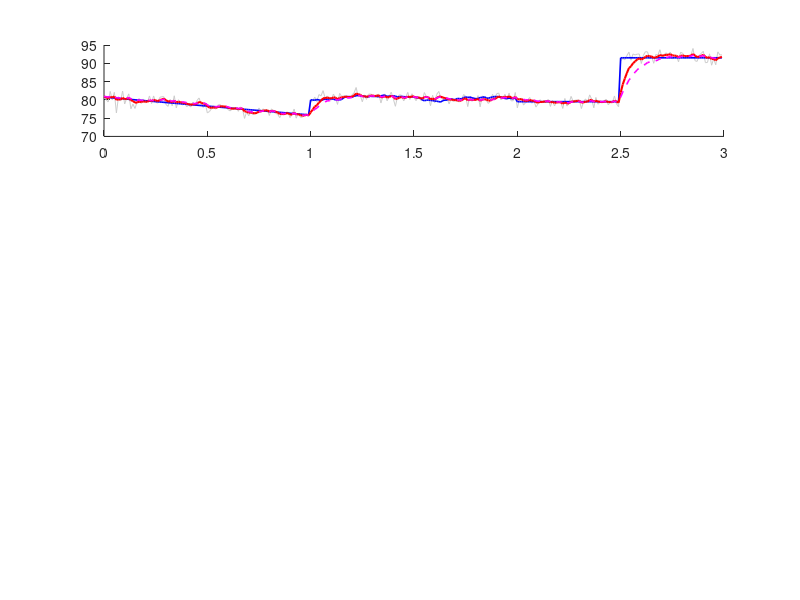

This chart was generated by the following MATLAB code: (Note: this script raises an error after producing the figure.)
% sim_kalman_l2 — 多场景仿真: 功率爬坡跟随 + 快速波动 + 阶跃检测
function sim_kalman_l2()
rng(42);

dt     = 0.010;          % 10ms/frame
T_sim  = 3.0;
N      = floor(T_sim / dt);
t      = (0:N-1)' * dt;

% ---- 场景1: 功率爬坡 (0-1s) ----
% I_rms 从 8A 爬到 30A, B-H效应 L_true 从 82 降到 76 μH
I_ramp = linspace(8, 30, floor(1.0/dt))';
L_ramp_true = 82.5 - 0.22 * I_ramp;    % L vs I 实测关系

% ---- 场景2: 稳态 + 实际扰动 (1-2s) ----
% I=18A 稳定, L 有小幅随机游走 + 偶尔的温度漂移
n2 = floor(1.0/dt);
L_steady_base = 80.0 * ones(n2, 1);
% 随机游走 (模拟负载微调)
rw = cumsum(randn(n2, 1) * 0.15);
% 温度漂移 (慢变)
temp_drift = 1.0 * sin(linspace(0, pi, n2))';
L_steady_true = L_steady_base + rw + temp_drift;
I_steady = 18 * ones(n2, 1);

% ---- 场景3: 阶跃 + 恢复 (2-3s) ----
% t=2.0s: 锅具移除, L +12μH
% t=2.5s: 锅具放回, L -12μH
I_final = 15 * ones(floor(1.0/dt), 1);
L_final_true = 79.5 * ones(floor(1.0/dt), 1);
L_final_true(1:floor(0.5/dt)) = 79.5;       % 正常
L_final_true(floor(0.5/dt)+1:end) = 91.5;   % 移锅 +12

% ---- 拼接 ----
I_seq = [I_ramp; I_steady; I_final];
L_true_all = [L_ramp_true; L_steady_true; L_final_true];
N = length(L_true_all);
t = (0:N-1)' * dt;

% 量测噪声 (I_rms 加权)
R0 = 2.0;
R = R0 ./ (I_seq / 10);
R = max(0.5, min(8.0, R));
noise = randn(N,1) .* sqrt(R);
L_meas = L_true_all + noise;

% ---- 加权 Kalman ----
Q = 0.10;  % 过程噪声 — 匹配 0.2s 量级的烹饪扰动
P_init = 1.0;

x_est = zeros(N,1); P_est = zeros(N,1);
innov = zeros(N,1); K_gain = zeros(N,1);
x = L_meas(1); P = P_init;

for k = 1:N
    x_pred = x;
    P_pred = P + Q;

    innov(k) = L_meas(k) - x_pred;

    K = P_pred / (P_pred + R(k));
    K_gain(k) = K;

    x = x_pred + K * innov(k);
    P = (1 - K) * P_pred;

    x_est(k) = x;
    P_est(k) = P;
end

% ---- EMA 对比 (I_rms 加权 alpha) ----
alpha_base = 0.15;
x_ema = zeros(N,1); x_ema(1) = L_meas(1);
for k = 2:N
    alpha = alpha_base * (I_seq(k) / 18);  % 高电流 → 高 alpha
    alpha = max(0.05, min(0.35, alpha));
    x_ema(k) = x_ema(k-1) + alpha * (L_meas(k) - x_ema(k-1));
end

% ---- 突变检测 ----
% 分段计算阈值 (避免阶跃段污染统计)
innov_std_run = zeros(N,1);
win = 50;  % 滑动窗
detect_thresh = 2.8 * ones(N,1);  % 默认阈值
for k = win:N
    win_data = innov(k-win+1:k);
    % 剔除离群点后算std
    win_q = prctile(abs(win_data), 75);
    win_clean = win_data(abs(win_data) < 3 * win_q);
    if length(win_clean) > 20
        innov_std_run(k) = std(win_clean);
        detect_thresh(k) = 3.5 * innov_std_run(k);
    end
end
detect_thresh = max(detect_thresh, 2.5);  % 最小阈值 2.5 μH

detect_flags = abs(innov) > detect_thresh;
detect_confirmed = zeros(N,1);
for k = 3:N
    if sum(detect_flags(k-2:k)) >= 2
        detect_confirmed(k) = 1;
    end
end

% ---- 统计 ----
err_raw = L_meas - L_true_all;
err_kal = x_est - L_true_all;
err_ema = x_ema - L_true_all;

fprintf('========== 多场景 Kalman ==========\n');
fprintf('全段: RMSE raw=%.2f  kal=%.2f  ema=%.2f μH\n', ...
    rms(err_raw), rms(err_kal), rms(err_ema));

% 爬坡段
seg1 = 1:floor(1.0/dt);
fprintf('爬坡段 (0-1s): RMSE kal=%.3f  ema=%.3f μH, 增益 kal=%.3f\n', ...
    rms(err_kal(seg1)), rms(err_ema(seg1)), mean(K_gain(seg1)));

% 稳态段
seg2_start = floor(1.0/dt)+1; seg2_end = floor(2.0/dt);
fprintf('稳态段 (1-2s): RMSE kal=%.3f  ema=%.3f μH, 增益 kal=%.3f\n', ...
    rms(err_kal(seg2_start:seg2_end)), rms(err_ema(seg2_start:seg2_end)), ...
    mean(K_gain(seg2_start:seg2_end)));

% 阶跃检测
jump1 = floor(2.5/dt);  % 移锅时间点
detect_after_jump = find(detect_confirmed(jump1:end) == 1, 1);
if ~isempty(detect_after_jump)
    fprintf('锅具移除检测延迟: %d ms\n', detect_after_jump * 10);
else
    fprintf('锅具移除检测: 未触发\n');
end

% ---- 绘图 ----
figure('Position',[30 80 1500 900]);

% 图1: L 估计全览
subplot(4,1,1);
hold on;
h1 = plot(t, L_meas, 'Color', [0.8 0.8 0.8], 'LineWidth',0.3);
h2 = plot(t, L_true_all, 'b-', 'LineWidth',1.2);
h3 = plot(t, x_est, 'r-', 'LineWidth',1.5);
h5 = plot(t, x_ema, 'm--', 'LineWidth',1.2);
% 标记场景
xline(1.0, 'k--', 'P稳定');
xline(2.0, 'k--');
xline(2.5, 'k-', '移锅', 'LineWidth',2);
ylabel('L (μH)');
legend([h1 h2 h3 h5], {'Measured','True L','Kalman','EMA'}, 'Location','northwest');
title('L 估计: 爬坡(0-1s) → 稳态+波动(1-2s) → 阶跃(2-3s)');
grid on;

% 图2: 创新序列 + 自适应阈值
subplot(4,1,2);
hold on;
plot(t, innov, 'b-', 'LineWidth',0.6);
plot(t, detect_thresh, 'r--', 'LineWidth',1.2);
plot(t, -detect_thresh, 'r--', 'LineWidth',1.2);
dt_idx = find(detect_confirmed);
if ~isempty(dt_idx)
    plot(t(dt_idx), innov(dt_idx), 'ro', 'MarkerSize',5, 'MarkerFaceColor','r');
end
ylabel('Innov (μH)');
title('创新序列 + 自适应检测阈值');
ylim([-20 20]);
grid on;

% 图3: Kalman 增益 + I_rms 权重
subplot(4,1,3);
yyaxis left;
plot(t, K_gain, 'b-', 'LineWidth',0.8);
ylabel('Kalman Gain');
ylim([0 0.5]);
yyaxis right;
plot(t, I_seq, 'Color', [0.4 0.4 0.4], 'LineWidth',0.6);
ylabel('I_{rms} (A)');
xlabel('Time (s)');
title('卡尔曼增益 (蓝) vs I_{rms} (灰)');
grid on;

% 图4: 爬坡段放大
subplot(4,1,4);
seg = 1:floor(1.0/dt);
hold on;
plot(t(seg), L_meas(seg), 'Color', [0.8 0.8 0.8], 'LineWidth',0.5);
plot(t(seg), L_true_all(seg), 'b-', 'LineWidth',1.5);
plot(t(seg), x_est(seg), 'r-', 'LineWidth',1.5);
plot(t(seg), x_ema(seg), 'm--', 'LineWidth',1.2);
ylabel('L (μH)'); xlabel('Time (s)');
title('放大: 功率爬坡段 (I: 8→30A, L: 82→76 μH)');
legend('Measured','True','Kalman','EMA','Location','best');
grid on;

% 保存图形
saveas(gcf, 'kalman_l_response.png');
fprintf('\n图形保存为 kalman_l_response.png\n');
end
